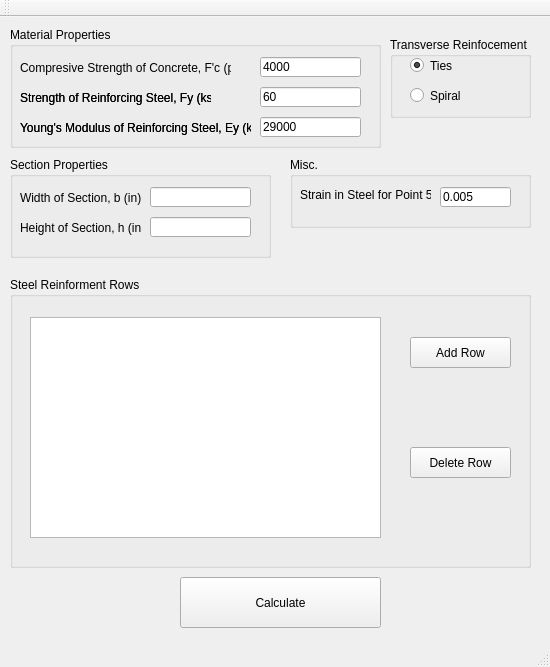
<?xml version="1.0" encoding="UTF-8"?>
<ui version="4.0">
 <class>MainWindow</class>
 <widget class="QMainWindow" name="MainWindow">
  <property name="geometry">
   <rect>
    <x>0</x>
    <y>0</y>
    <width>550</width>
    <height>667</height>
   </rect>
  </property>
  <property name="windowTitle">
   <string>MainWindow</string>
  </property>
  <widget class="QWidget" name="centralWidget">
   <widget class="QGroupBox" name="groupBox_5">
    <property name="geometry">
     <rect>
      <x>10</x>
      <y>260</y>
      <width>521</width>
      <height>291</height>
     </rect>
    </property>
    <property name="title">
     <string>Steel Reinforment Rows</string>
    </property>
    <widget class="QTableWidget" name="tableWidget">
     <property name="geometry">
      <rect>
       <x>20</x>
       <y>40</y>
       <width>351</width>
       <height>221</height>
      </rect>
     </property>
     <property name="editTriggers">
      <set>QAbstractItemView::NoEditTriggers</set>
     </property>
    </widget>
    <widget class="QPushButton" name="pushButton">
     <property name="geometry">
      <rect>
       <x>400</x>
       <y>60</y>
       <width>101</width>
       <height>31</height>
      </rect>
     </property>
     <property name="text">
      <string>Add Row</string>
     </property>
    </widget>
    <widget class="QPushButton" name="pushButton_2">
     <property name="geometry">
      <rect>
       <x>400</x>
       <y>170</y>
       <width>101</width>
       <height>31</height>
      </rect>
     </property>
     <property name="text">
      <string>Delete Row</string>
     </property>
    </widget>
   </widget>
   <widget class="QGroupBox" name="groupBox_3">
    <property name="geometry">
     <rect>
      <x>10</x>
      <y>140</y>
      <width>261</width>
      <height>101</height>
     </rect>
    </property>
    <property name="title">
     <string>Section Properties</string>
    </property>
    <widget class="QLabel" name="label_6">
     <property name="geometry">
      <rect>
       <x>10</x>
       <y>60</y>
       <width>121</width>
       <height>21</height>
      </rect>
     </property>
     <property name="text">
      <string>Height of Section, h (in):</string>
     </property>
    </widget>
    <widget class="QLabel" name="label_7">
     <property name="geometry">
      <rect>
       <x>10</x>
       <y>30</y>
       <width>121</width>
       <height>21</height>
      </rect>
     </property>
     <property name="text">
      <string>Width of Section, b (in):</string>
     </property>
    </widget>
    <widget class="QLineEdit" name="lineEdit_4">
     <property name="geometry">
      <rect>
       <x>140</x>
       <y>30</y>
       <width>101</width>
       <height>20</height>
      </rect>
     </property>
    </widget>
    <widget class="QLineEdit" name="lineEdit_5">
     <property name="geometry">
      <rect>
       <x>140</x>
       <y>60</y>
       <width>101</width>
       <height>20</height>
      </rect>
     </property>
    </widget>
   </widget>
   <widget class="QGroupBox" name="groupBox">
    <property name="geometry">
     <rect>
      <x>390</x>
      <y>20</y>
      <width>141</width>
      <height>81</height>
     </rect>
    </property>
    <property name="title">
     <string>Transverse Reinfocement</string>
    </property>
    <widget class="QRadioButton" name="radioButton">
     <property name="geometry">
      <rect>
       <x>20</x>
       <y>20</y>
       <width>82</width>
       <height>17</height>
      </rect>
     </property>
     <property name="text">
      <string>Ties</string>
     </property>
     <property name="checked">
      <bool>true</bool>
     </property>
    </widget>
    <widget class="QRadioButton" name="radioButton_2">
     <property name="geometry">
      <rect>
       <x>20</x>
       <y>50</y>
       <width>82</width>
       <height>17</height>
      </rect>
     </property>
     <property name="text">
      <string>Spiral</string>
     </property>
    </widget>
   </widget>
   <widget class="QPushButton" name="pushButton_3">
    <property name="geometry">
     <rect>
      <x>180</x>
      <y>560</y>
      <width>201</width>
      <height>51</height>
     </rect>
    </property>
    <property name="text">
     <string>Calculate</string>
    </property>
   </widget>
   <widget class="QGroupBox" name="groupBox_4">
    <property name="geometry">
     <rect>
      <x>290</x>
      <y>140</y>
      <width>241</width>
      <height>71</height>
     </rect>
    </property>
    <property name="title">
     <string>Misc.</string>
    </property>
    <widget class="QLineEdit" name="lineEdit_6">
     <property name="geometry">
      <rect>
       <x>150</x>
       <y>30</y>
       <width>71</width>
       <height>20</height>
      </rect>
     </property>
     <property name="text">
      <string>0.005</string>
     </property>
    </widget>
    <widget class="QLabel" name="label_8">
     <property name="geometry">
      <rect>
       <x>10</x>
       <y>30</y>
       <width>131</width>
       <height>16</height>
      </rect>
     </property>
     <property name="text">
      <string>Strain in Steel for Point 5:</string>
     </property>
    </widget>
   </widget>
   <widget class="QGroupBox" name="groupBox_2">
    <property name="geometry">
     <rect>
      <x>10</x>
      <y>10</y>
      <width>371</width>
      <height>121</height>
     </rect>
    </property>
    <property name="title">
     <string>Material Properties</string>
    </property>
    <widget class="QLabel" name="label">
     <property name="geometry">
      <rect>
       <x>10</x>
       <y>30</y>
       <width>211</width>
       <height>21</height>
      </rect>
     </property>
     <property name="text">
      <string>Compresive Strength of Concrete, F'c (psi):</string>
     </property>
    </widget>
    <widget class="QLabel" name="label_3">
     <property name="geometry">
      <rect>
       <x>10</x>
       <y>90</y>
       <width>231</width>
       <height>21</height>
      </rect>
     </property>
     <property name="text">
      <string>Young's Modulus of Reinforcing Steel, Ey (ksi):</string>
     </property>
    </widget>
    <widget class="QLabel" name="label_2">
     <property name="geometry">
      <rect>
       <x>10</x>
       <y>60</y>
       <width>191</width>
       <height>21</height>
      </rect>
     </property>
     <property name="text">
      <string>Strength of Reinforcing Steel, Fy (ksi):</string>
     </property>
    </widget>
    <widget class="QLabel" name="label_4">
     <property name="geometry">
      <rect>
       <x>10</x>
       <y>90</y>
       <width>231</width>
       <height>21</height>
      </rect>
     </property>
     <property name="text">
      <string>Young's Modulus of Reinforcing Steel, Ey (ksi):</string>
     </property>
    </widget>
    <widget class="QLabel" name="label_5">
     <property name="geometry">
      <rect>
       <x>10</x>
       <y>60</y>
       <width>191</width>
       <height>21</height>
      </rect>
     </property>
     <property name="text">
      <string>Strength of Reinforcing Steel, Fy (ksi):</string>
     </property>
    </widget>
    <widget class="QLineEdit" name="lineEdit">
     <property name="geometry">
      <rect>
       <x>250</x>
       <y>30</y>
       <width>101</width>
       <height>20</height>
      </rect>
     </property>
     <property name="text">
      <string>4000</string>
     </property>
    </widget>
    <widget class="QLineEdit" name="lineEdit_2">
     <property name="geometry">
      <rect>
       <x>250</x>
       <y>60</y>
       <width>101</width>
       <height>20</height>
      </rect>
     </property>
     <property name="text">
      <string>60</string>
     </property>
    </widget>
    <widget class="QLineEdit" name="lineEdit_3">
     <property name="geometry">
      <rect>
       <x>250</x>
       <y>90</y>
       <width>101</width>
       <height>20</height>
      </rect>
     </property>
     <property name="text">
      <string>29000</string>
     </property>
    </widget>
   </widget>
  </widget>
  <widget class="QMenuBar" name="menuBar">
   <property name="geometry">
    <rect>
     <x>0</x>
     <y>0</y>
     <width>550</width>
     <height>21</height>
    </rect>
   </property>
  </widget>
  <widget class="QToolBar" name="mainToolBar">
   <attribute name="toolBarArea">
    <enum>TopToolBarArea</enum>
   </attribute>
   <attribute name="toolBarBreak">
    <bool>false</bool>
   </attribute>
  </widget>
  <widget class="QStatusBar" name="statusBar"/>
 </widget>
 <layoutdefault spacing="6" margin="11"/>
 <resources/>
 <connections/>
</ui>
